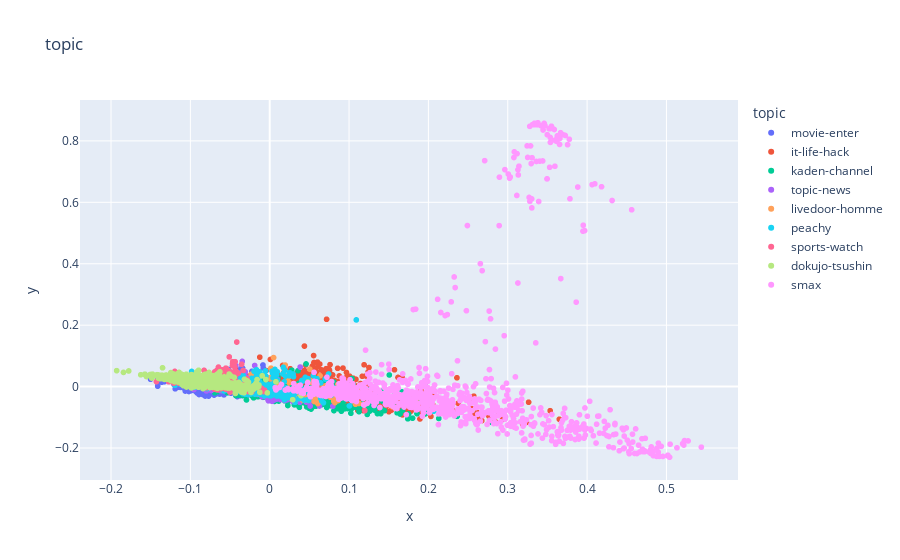

Notebook cell for this chart:
### Code cell
hero.scatterplot(df, 'pca', color='topic', title='topic')

### Figure 1 — Plotly figure (JSON) as saved in the notebook; plotly's stock layout.template omitted (floating-point values rounded to 4 significant figures; data arrays with more than 128 entries replaced by an {"elided": "..."} marker saying what was removed)
{"data": [{"hovertemplate": "topic=movie-enter<br>x=%{x}<br>y=%{y}<extra></extra>", "legendgroup": "movie-enter", "marker": {"color": "#636efa", "symbol": "circle"}, "mode": "markers", "name": "movie-enter", "showlegend": true, "type": "scattergl", "x": {"elided": "870 float values"}, "xaxis": "x", "y": {"elided": "870 float values"}, "yaxis": "y"}, {"hovertemplate": "topic=it-life-hack<br>x=%{x}<br>y=%{y}<extra></extra>", "legendgroup": "it-life-hack", "marker": {"color": "#EF553B", "symbol": "circle"}, "mode": "markers", "name": "it-life-hack", "showlegend": true, "type": "scattergl", "x": {"elided": "870 float values"}, "xaxis": "x", "y": {"elided": "870 float values"}, "yaxis": "y"}, {"hovertemplate": "topic=kaden-channel<br>x=%{x}<br>y=%{y}<extra></extra>", "legendgroup": "kaden-channel", "marker": {"color": "#00cc96", "symbol": "circle"}, "mode": "markers", "name": "kaden-channel", "showlegend": true, "type": "scattergl", "x": {"elided": "864 float values"}, "xaxis": "x", "y": {"elided": "864 float values"}, "yaxis": "y"}, {"hovertemplate": "topic=topic-news<br>x=%{x}<br>y=%{y}<extra></extra>", "legendgroup": "topic-news", "marker": {"color": "#ab63fa", "symbol": "circle"}, "mode": "markers", "name": "topic-news", "showlegend": true, "type": "scattergl", "x": {"elided": "770 float values"}, "xaxis": "x", "y": {"elided": "770 float values"}, "yaxis": "y"}, {"hovertemplate": "topic=livedoor-homme<br>x=%{x}<br>y=%{y}<extra></extra>", "legendgroup": "livedoor-homme", "marker": {"color": "#FFA15A", "symbol": "circle"}, "mode": "markers", "name": "livedoor-homme", "showlegend": true, "type": "scattergl", "x": {"elided": "511 float values"}, "xaxis": "x", "y": {"elided": "511 float values"}, "yaxis": "y"}, {"hovertemplate": "topic=peachy<br>x=%{x}<br>y=%{y}<extra></extra>", "legendgroup": "peachy", "marker": {"color": "#19d3f3", "symbol": "circle"}, "mode": "markers", "name": "peachy", "showlegend": true, "type": "scattergl", "x": {"elided": "842 float values"}, "xaxis": "x", "y": {"elided": "842 float values"}, "yaxis": "y"}, {"hovertemplate": "topic=sports-watch<br>x=%{x}<br>y=%{y}<extra></extra>", "legendgroup": "sports-watch", "marker": {"color": "#FF6692", "symbol": "circle"}, "mode": "markers", "name": "sports-watch", "showlegend": true, "type": "scattergl", "x": {"elided": "900 float values"}, "xaxis": "x", "y": {"elided": "900 float values"}, "yaxis": "y"}, {"hovertemplate": "topic=dokujo-tsushin<br>x=%{x}<br>y=%{y}<extra></extra>", "legendgroup": "dokujo-tsushin", "marker": {"color": "#B6E880", "symbol": "circle"}, "mode": "markers", "name": "dokujo-tsushin", "showlegend": true, "type": "scattergl", "x": {"elided": "870 float values"}, "xaxis": "x", "y": {"elided": "870 float values"}, "yaxis": "y"}, {"hovertemplate": "topic=smax<br>x=%{x}<br>y=%{y}<extra></extra>", "legendgroup": "smax", "marker": {"color": "#FF97FF", "symbol": "circle"}, "mode": "markers", "name": "smax", "showlegend": true, "type": "scattergl", "x": {"elided": "870 float values"}, "xaxis": "x", "y": {"elided": "870 float values"}, "yaxis": "y"}], "layout": {"legend": {"title": {"text": "topic"}, "tracegroupgap": 0}, "title": {"text": "topic"}, "xaxis": {"anchor": "y", "domain": [0, 1], "title": {"text": "x"}}, "yaxis": {"anchor": "x", "domain": [0, 1], "title": {"text": "y"}}}}
